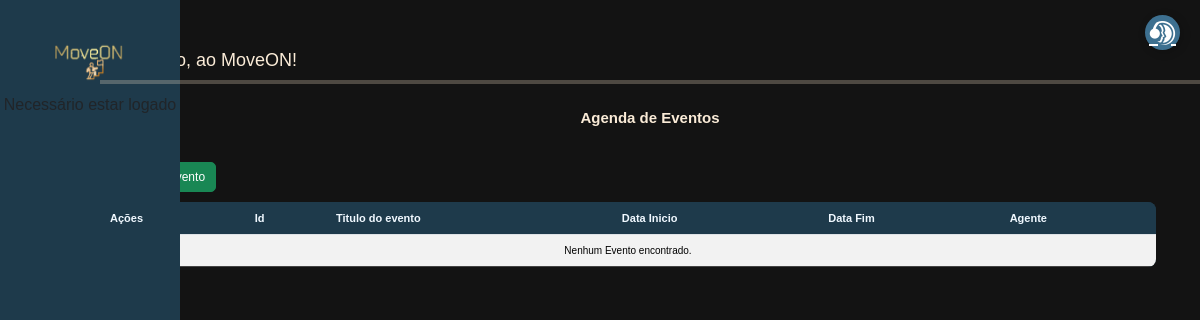
/schedule/list, run on an earlier commit of the app's database.
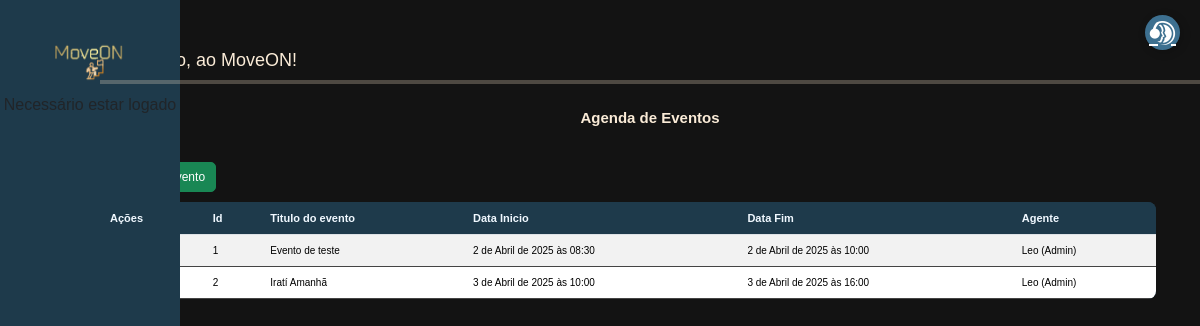
And on a later commit of the database.
### schedule/models.py (models this page shows, shortened)
class Event(models.Model):
    title = models.CharField("Titulo",max_length=255)
    description = models.TextField("Descrição",blank=True, null=True)
    start_time = models.DateTimeField("Inicio")
    end_time = models.DateTimeField("Fim")
    user = models.ForeignKey(settings.AUTH_USER_MODEL, on_delete=models.CASCADE, null=True, blank=True)
    created_at = models.DateTimeField(auto_now_add=True)

### move_on/models.py (models this page shows)
class User(AbstractUser):
    client = models.ForeignKey(Profile, on_delete=models.CASCADE, related_name="users", null=True, blank=True, db_column='client')
    role = models.ForeignKey(Role, on_delete=models.SET_NULL, null=True, blank=True, db_column='role')
    groups = models.ManyToManyField(
        'auth.Group',
        related_name='move_on_users',
        blank=True
    )
    user_permissions = models.ManyToManyField(
        'auth.Permission',
        related_name='move_on_users',
        blank=True
    )
    class Meta:
        db_table = "users"
    def __str__(self):
        return f"{self.username} ({self.role})" if self.role else self.username

class Role(models.Model):
    name = models.CharField("Nome do Papel", max_length=50, unique=True)
    description = models.TextField("Descrição", blank=True, null=True)
    class Meta:
        db_table = "roles"
    def __str__(self):
        return self.name

### schedule/views.py (the view)
# urls.py: path('list', EventListView.as_view(), name='event_list'),
class EventListView(ListView):
    model = Event
    template_name = 'Events/event_list.html'
    context_object_name = 'events'

### schedule/templates/Events/event_list.html (shortened to what this page needs)
{% extends "Menu/menu.html" %} {% block content %}
<link rel="stylesheet" href="https://cdn.jsdelivr.net/npm/bootstrap-icons/font/bootstrap-icons.css" />
<h4 style="margin: 25px; text-align: center">
     Agenda de Eventos
</h4>
<a href="{% url 'event_form' %}" class="btn btn-success" style="margin: 10px">
    Novo Evento
</a>
<div class="table-responsive">
    <table class="table table-sm table-striped" id="ticketTable">
        <thead class="text-center">
            <tr>
                <th>Ações</th>
                <th>Id</th>
                <th>Titulo do evento</th>
                <th>Data Inicio</th>
                <th>Data Fim</th>
                <th>Agente</th>
            </tr>
        </thead>
        <tbody>
            {% for event in events %}
            <tr>
                <td>
                    <a href="{% url 'event_update' event.id %}">
                    </a>
                    <a class="text-danger" href="{% url 'event_delete' event.id %}">
                    </a>
                </td>
                <td>{{ event.id }}</td>
                <td>{{ event.title }}</td>
                <td>{{ event.start_time }}</td>
                <td>{{ event.end_time }}</td>
                <td>{{event.user}}</td>
                {% empty %}
            <tr>
                <td colspan="9" class="text-center">Nenhum Evento encontrado.</td>
            </tr>
            {% endfor %}
        </tbody>
    </table>
</div>
<link rel="stylesheet" href="https://code.jquery.com/ui/1.12.1/themes/smoothness/jquery-ui.css">
{% endblock %}

What changed in the data, as far as the page shows it:
added Event: id "1", title "Evento de teste", start_time "2 de Abril de 2025 às 08:30", end_time "2 de Abril de 2025 às 10:00", user "Leo (Admin)"
added Event: id "2", title "Iratí Amanhã", start_time "3 de Abril de 2025 às 10:00", end_time "3 de Abril de 2025 às 16:00", user "Leo (Admin)"
Also different on the page:
text no longer shown: "Nenhum Evento encontrado."
